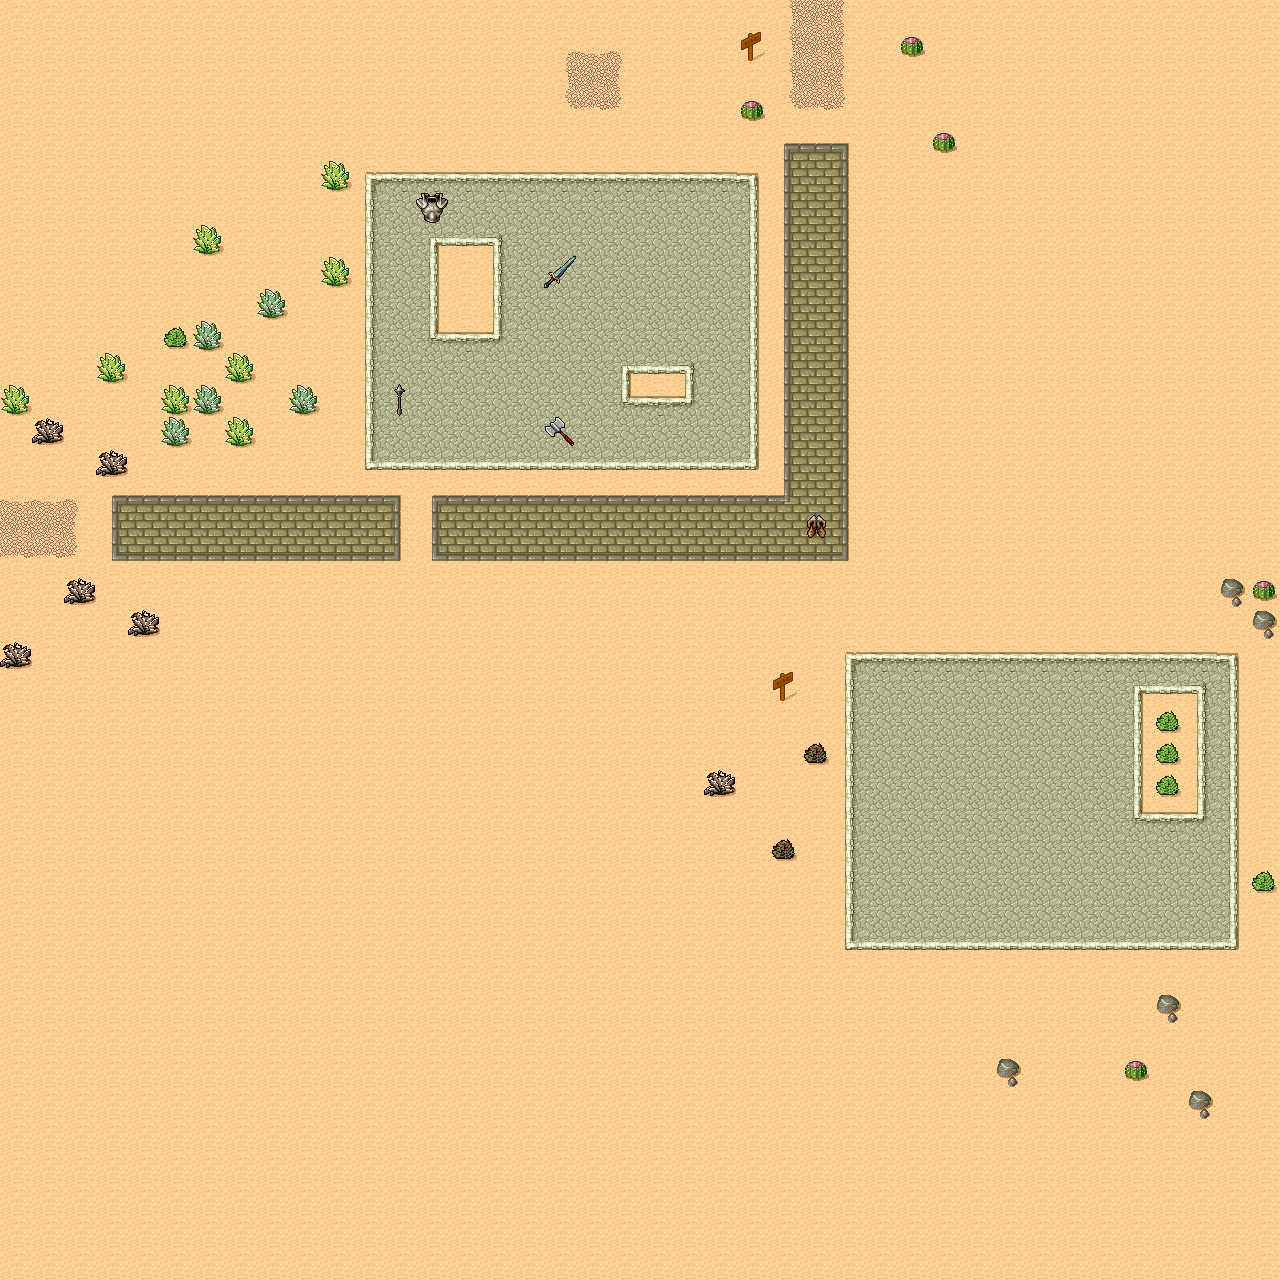

Tiled map render using the project's own tile images. Description and the map definition, with tile-layer contents summarised, below:
An orthogonal 40x40 tile map with 32x32 px tiles, 3 tile layers (Ground, Weapon, Armor), 3 tilesets and 8 objects.

<map version="1.0" orientation="orthogonal" renderorder="right-down" width="40" height="40" tilewidth="32" tileheight="32" nextobjectid="41">
 <tileset firstgid="1" name="Desert" tilewidth="32" tileheight="32" spacing="1" margin="1" tilecount="48">
  <image source="tmw_desert_spacing.png" width="265" height="199" />
  <terraintypes>
   <terrain name="Desert" tile="29" />
   <terrain name="Brick" tile="9" />
   <terrain name="Cobblestone" tile="33" />
   <terrain name="Dirt" tile="14" />
  </terraintypes>
  <tile id="0" terrain="0,0,0,1">
   <properties>
    <property name="Collidable" value="0" />
   </properties>
  </tile>
  <tile id="1" terrain="0,0,1,1">
   <properties>
    <property name="Collidable" value="0" />
   </properties>
  </tile>
  <tile id="2" terrain="0,0,1,0">
   <properties>
    <property name="Collidable" value="0" />
   </properties>
  </tile>
  <tile id="3" terrain="3,3,3,0">
   <properties>
    <property name="Collidable" value="0" />
   </properties>
  </tile>
  <tile id="4" terrain="3,3,0,3">
   <properties>
    <property name="Collidable" value="0" />
   </properties>
  </tile>
  <tile id="5" terrain="0,0,0,3">
   <properties>
    <property name="Collidable" value="0" />
   </properties>
  </tile>
  <tile id="6" terrain="0,0,3,3">
   <properties>
    <property name="Collidable" value="0" />
   </properties>
  </tile>
  <tile id="7" terrain="0,0,3,0">
   <properties>
    <property name="Collidable" value="0" />
   </properties>
  </tile>
  <tile id="8" terrain="0,1,0,1">
   <properties>
    <property name="Collidable" value="0" />
   </properties>
  </tile>
  <tile id="9" terrain="1,1,1,1">
   <properties>
    <property name="Collidable" value="0" />
   </properties>
  </tile>
  <tile id="10" terrain="1,0,1,0">
   <properties>
    <property name="Collidable" value="0" />
   </properties>
  </tile>
  <tile id="11" terrain="3,0,3,3">
   <properties>
    <property name="Collidable" value="0" />
   </properties>
  </tile>
  <tile id="12" terrain="0,3,3,3">
   <properties>
    <property name="Collidable" value="0" />
   </properties>
  </tile>
  <tile id="13" terrain="0,3,0,3">
   <properties>
    <property name="Collidable" value="0" />
   </properties>
  </tile>
  <tile id="14" terrain="3,3,3,3">
   <properties>
    <property name="Collidable" value="0" />
   </properties>
  </tile>
  <tile id="15" terrain="3,0,3,0">
   <properties>
    <property name="Collidable" value="0" />
   </properties>
  </tile>
  <tile id="16" terrain="0,1,0,0">
   <properties>
    <property name="Collidable" value="0" />
   </properties>
  </tile>
  <tile id="17" terrain="1,1,0,0">
   <properties>
    <property name="Collidable" value="0" />
   </properties>
  </tile>
  <tile id="18" terrain="1,0,0,0">
   <properties>
    <property name="Collidable" value="0" />
   </properties>
  </tile>
  <tile id="19" terrain="1,1,1,0">
   <properties>
    <property name="Collidable" value="0" />
   </properties>
  </tile>
  <tile id="20" terrain="1,1,0,1">
   <properties>
    <property name="Collidable" value="0" />
   </properties>
  </tile>
  <tile id="21" terrain="0,3,0,0">
   <properties>
    <property name="Collidable" value="0" />
   </properties>
  </tile>
  <tile id="22" terrain="3,3,0,0">
   <properties>
    <property name="Collidable" value="0" />
   </properties>
  </tile>
  <tile id="23" terrain="3,0,0,0">
   <properties>
    <property name="Collidable" value="0" />
   </properties>
  </tile>
  <tile id="24" terrain="0,0,0,2">
   <properties>
    <property name="Collidable" value="0" />
   </properties>
  </tile>
  <tile id="25" terrain="0,0,2,2">
   <properties>
    <property name="Collidable" value="0" />
   </properties>
  </tile>
  <tile id="26" terrain="0,0,2,0">
   <properties>
    <property name="Collidable" value="0" />
   </properties>
  </tile>
  <tile id="27" terrain="1,0,1,1">
   <properties>
    <property name="Collidable" value="0" />
   </properties>
  </tile>
  <tile id="28" terrain="0,1,1,1">
   <properties>
    <property name="Collidable" value="0" />
   </properties>
  </tile>
  <tile id="29" terrain="0,0,0,0">
   <properties>
    <property name="Collidable" value="0" />
   </properties>
  </tile>
  <tile id="30" terrain="0,0,0,0" probability="0.01">
   <properties>
    <property name="Collidable" value="1" />
   </properties>
   <objectgroup draworder="index">
    <object id="0" x="0" y="0" width="32" height="32" />
   </objectgroup>
  </tile>
  <tile id="31" terrain="0,0,0,0" probability="0.01">
   <properties>
    <property name="Collidable" value="1" />
   </properties>
   <objectgroup draworder="index">
    <object id="0" x="0" y="0" width="32" height="32" />
   </objectgroup>
  </tile>
  <tile id="32" terrain="0,2,0,2">
   <properties>
    <property name="Collidable" value="0" />
   </properties>
  </tile>
  <tile id="33" terrain="2,2,2,2">
   <properties>
    <property name="Collidable" value="0" />
   </properties>
  </tile>
  <tile id="34" terrain="2,0,2,0">
   <properties>
    <property name="Collidable" value="0" />
   </properties>
  </tile>
  <tile id="35" terrain="2,2,2,0">
   <properties>
    <property name="Collidable" value="0" />
   </properties>
  </tile>
  <tile id="36" terrain="2,2,0,2">
   <properties>
    <property name="Collidable" value="0" />
   </properties>
  </tile>
  <tile id="37" terrain="0,0,0,0" probability="0.01">
   <properties>
    <property name="Collidable" value="1" />
   </properties>
   <objectgroup draworder="index">
    <object id="0" x="0" y="0" width="32" height="32" />
   </objectgroup>
  </tile>
  <tile id="38" terrain="0,0,0,0" probability="0.01">
   <properties>
    <property name="Collidable" value="1" />
   </properties>
   <objectgroup draworder="index">
    <object id="0" x="0" y="0" width="32" height="32" />
   </objectgroup>
  </tile>
  <tile id="39" terrain="0,0,0,0" probability="0.01">
   <properties>
    <property name="Collidable" value="1" />
   </properties>
   <objectgroup draworder="index">
    <object id="0" x="0" y="0" width="32" height="32" />
   </objectgroup>
  </tile>
  <tile id="40" terrain="0,2,0,0">
   <properties>
    <property name="Collidable" value="0" />
   </properties>
  </tile>
  <tile id="41" terrain="2,2,0,0">
   <properties>
    <property name="Collidable" value="0" />
   </properties>
  </tile>
  <tile id="42" terrain="2,0,0,0">
   <properties>
    <property name="Collidable" value="0" />
   </properties>
  </tile>
  <tile id="43" terrain="2,0,2,2">
   <properties>
    <property name="Collidable" value="0" />
   </properties>
  </tile>
  <tile id="44" terrain="0,2,2,2">
   <properties>
    <property name="Collidable" value="0" />
   </properties>
  </tile>
  <tile id="45" terrain="0,0,0,0" probability="0">
   <properties>
    <property name="Collidable" value="1" />
   </properties>
   <objectgroup draworder="index">
    <object id="0" x="0" y="0" width="32" height="32" />
   </objectgroup>
  </tile>
  <tile id="46" terrain="0,0,0,0" probability="0.01">
   <properties>
    <property name="Collidable" value="1" />
   </properties>
   <objectgroup draworder="index">
    <object id="0" x="0" y="0" width="32" height="32" />
   </objectgroup>
  </tile>
  <tile id="47" terrain="0,0,0,0" probability="0.01">
   <properties>
    <property name="Collidable" value="1" />
   </properties>
   <objectgroup draworder="index">
    <object id="0" x="0" y="0" width="32" height="32" />
   </objectgroup>
  </tile>
 </tileset>
 <tileset firstgid="49" name="Weapons" tilewidth="32" tileheight="32" tilecount="3">
  <image source="../../sprites/items/weapons.png" width="96" height="32" />
  <tile id="0">
   <properties>
    <property name="ID" value="0" />
    <property name="intReq" value="4" />
    <property name="magicDMG" value="9" />
    <property name="name" value="mace" />
    <property name="physicalDMG" value="0" />
    <property name="strReq" value="1" />
   </properties>
  </tile>
  <tile id="1">
   <properties>
    <property name="ID" value="1" />
    <property name="intReq" value="1" />
    <property name="magicDMG" value="0" />
    <property name="name" value="Lamacz koci" />
    <property name="physicalDMG" value="10" />
    <property name="strReq" value="5" />
   </properties>
  </tile>
  <tile id="2">
   <properties>
    <property name="ID" value="2" />
    <property name="intReq" value="2" />
    <property name="magicDMG" value="2" />
    <property name="name" value="supe miecz" />
    <property name="physicalDMG" value="9" />
    <property name="strReq" value="4" />
   </properties>
  </tile>
 </tileset>
 <tileset firstgid="52" name="Armor" tilewidth="32" tileheight="32" tilecount="8">
  <image source="../../sprites/items/armor.png" width="256" height="32" />
  <tile id="0">
   <properties>
    <property name="ID" value="0" />
    <property name="armorType" value="chest" />
    <property name="intReq" value="1" />
    <property name="magicRes" value="3" />
    <property name="name" value="Ring1" />
    <property name="physicalRes" value="5" />
    <property name="strReq" value="2" />
   </properties>
  </tile>
  <tile id="1">
   <properties>
    <property name="ID" value="1" />
    <property name="armorType" value="chest" />
    <property name="intReq" value="1" />
    <property name="magicRes" value="3" />
    <property name="name" value="Ring2" />
    <property name="physicalRes" value="5" />
    <property name="strReq" value="2" />
   </properties>
  </tile>
  <tile id="2">
   <properties>
    <property name="ID" value="2" />
    <property name="armorType" value="chest" />
    <property name="intReq" value="1" />
    <property name="magicRes" value="3" />
    <property name="name" value="Necles" />
    <property name="physicalRes" value="5" />
    <property name="strReq" value="2" />
   </properties>
  </tile>
  <tile id="3">
   <properties>
    <property name="ID" value="3" />
    <property name="armorType" value="chest" />
    <property name="intReq" value="1" />
    <property name="magicRes" value="3" />
    <property name="name" value="Smigacze" />
    <property name="physicalRes" value="5" />
    <property name="strReq" value="2" />
   </properties>
  </tile>
  <tile id="4">
   <properties>
    <property name="ID" value="4" />
    <property name="armorType" value="chest" />
    <property name="intReq" value="1" />
    <property name="magicRes" value="3" />
    <property name="name" value="Helmet" />
    <property name="physicalRes" value="5" />
    <property name="strReq" value="2" />
   </properties>
  </tile>
  <tile id="5">
   <properties>
    <property name="ID" value="5" />
    <property name="armorType" value="chest" />
    <property name="intReq" value="1" />
    <property name="magicRes" value="3" />
    <property name="name" value="Klata" />
    <property name="physicalRes" value="5" />
    <property name="strReq" value="2" />
   </properties>
  </tile>
  <tile id="6">
   <properties>
    <property name="ID" value="6" />
    <property name="armorType" value="chest" />
    <property name="intReq" value="1" />
    <property name="magicRes" value="3" />
    <property name="name" value="Legi" />
    <property name="physicalRes" value="2" />
    <property name="strReq" value="1" />
   </properties>
  </tile>
  <tile id="7">
   <properties>
    <property name="ID" value="7" />
    <property name="armorType" value="chest" />
    <property name="intReq" value="1" />
    <property name="magicRes" value="3" />
    <property name="physicalRes" value="2" />
    <property name="strReq" value="1" />
   </properties>
  </tile>
 </tileset>
 <layer name="Ground" width="40" height="40">
  <properties>
   <property name="Collidable" value="0" />
  </properties>
  <data>[1600 cells, 1600 non-empty, 41 distinct tile ids]</data>
 </layer>
 <layer name="Weapon" width="40" height="40">
  <data>[1600 cells, 3 non-empty, 3 distinct tile ids]</data>
 </layer>
 <layer name="Armor" width="40" height="40">
  <data>[1600 cells, 2 non-empty, 2 distinct tile ids]</data>
 </layer>
</map>
